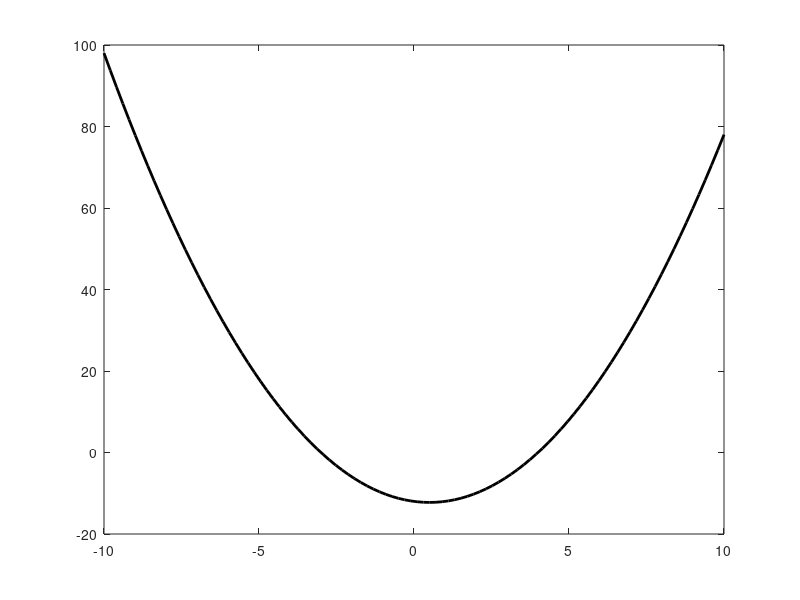

The MATLAB script that drew this image:
clc;
clearvars;
close all

d1=[-5, 18]; 
d2=[ 0, -12]; 
d3=[ 2, -10]; 
t1=d1(1); y1=d1(2);
t2=d2(1); y2=d2(2);
t3=d3(1); y3=d3(2);
t=linspace(-10,10);
N1=1;
N2=(t-t1);
N3=(t-t1).*(t-t2);

A=[
1 0 0 ;
1 t2-t1 0 ;
1 t3-t1 (t3-t1)*(t3-t2);
];
y=[y1; y2; y3];
x=A\y;
p=x(1)*N1 + x(2)*N2 + x(3)*N3;

figure;
plot(t,p,'k-','LineWidth',2);
